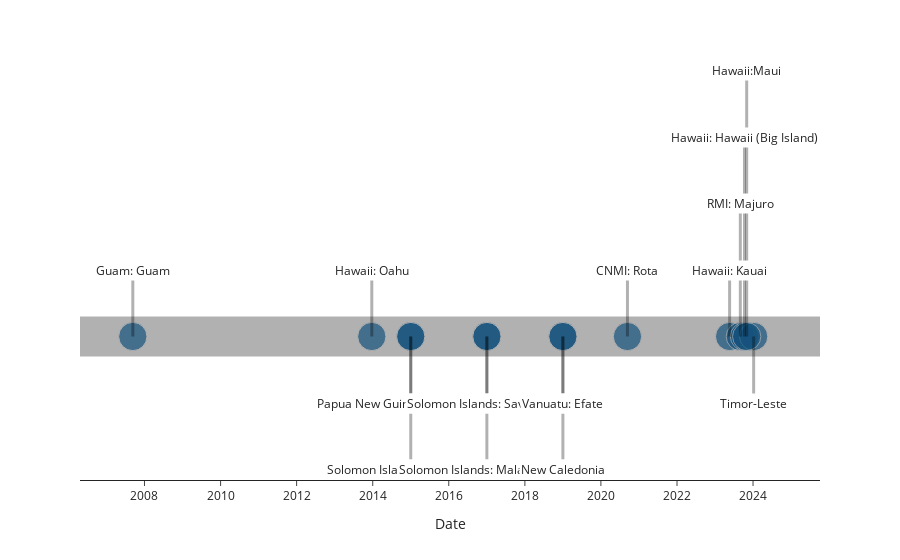

Notebook source saved alongside this figure:
### Code cell
# this is the best

fig = px.scatter(df, x='Date', y='y', size='size', template='simple_white')
fig.add_hline(y=0, line_width=40)

for i, r in df.iterrows():
    fig.add_annotation(
        x=r.Date, 
        y=r.Level / 10,
        text=r.Product,
        showarrow=False,
        bgcolor='white'
    )
    fig.add_shape(
        type="line", 
        line_width=3,  
        x0=r.Date,
        y0=0, 
        x1=r.Date, 
        y1=r.Level / 10
    )
    fig.update_yaxes(visible=False, showticklabels=False)
fig.show()

### Figure 1 — Plotly figure (JSON) as saved in the notebook; plotly's stock layout.template omitted (floating-point values rounded to 4 significant figures)
{"data": [{"hovertemplate": "Date=%{x}<br>y=%{y}<br>size=%{marker.size}<extra></extra>", "legendgroup": "", "marker": {"color": "#1F77B4", "size": [20, 20, 20, 20, 20, 20, 20, 20, 20, 20, 20, 20, 20, 20], "sizemode": "area", "sizeref": 0.05, "symbol": "circle"}, "mode": "markers", "name": "", "orientation": "v", "showlegend": false, "type": "scatter", "x": ["2007-09-11T00:00:00", "2013-12-23T00:00:00", "2015-01-01T00:00:00", "2015-01-01T00:00:00", "2017-01-01T00:00:00", "2020-09-12T00:00:00", "2017-01-01T00:00:00", "2019-01-01T00:00:00", "2019-01-01T00:00:00", "2023-05-21T00:00:00", "2023-09-01T00:00:00", "2023-10-11T00:00:00", "2024-01-07T00:00:00", "2023-11-01T00:00:00"], "xaxis": "x", "y": [0, 0, 0, 0, 0, 0, 0, 0, 0, 0, 0, 0, 0, 0], "yaxis": "y"}], "layout": {"annotations": [{"bgcolor": "white", "showarrow": false, "text": "Guam: Guam", "x": "2007-09-11T00:00:00", "y": 0.1}, {"bgcolor": "white", "showarrow": false, "text": "Hawaii: Oahu", "x": "2013-12-23T00:00:00", "y": 0.1}, {"bgcolor": "white", "showarrow": false, "text": "Papua New Guinea: Port Moresby", "x": "2015-01-01T00:00:00", "y": -0.1}, {"bgcolor": "white", "showarrow": false, "text": "Solomon Islands: Guadalcanal", "x": "2015-01-01T00:00:00", "y": -0.2}, {"bgcolor": "white", "showarrow": false, "text": "Solomon Islands: Savo Island", "x": "2017-01-01T00:00:00", "y": -0.1}, {"bgcolor": "white", "showarrow": false, "text": "CNMI: Rota", "x": "2020-09-12T00:00:00", "y": 0.1}, {"bgcolor": "white", "showarrow": false, "text": "Solomon Islands: Malaita Island", "x": "2017-01-01T00:00:00", "y": -0.2}, {"bgcolor": "white", "showarrow": false, "text": "Vanuatu: Efate", "x": "2019-01-01T00:00:00", "y": -0.1}, {"bgcolor": "white", "showarrow": false, "text": "New Caledonia", "x": "2019-01-01T00:00:00", "y": -0.2}, {"bgcolor": "white", "showarrow": false, "text": "Hawaii: Kauai", "x": "2023-05-21T00:00:00", "y": 0.1}, {"bgcolor": "white", "showarrow": false, "text": "RMI: Majuro", "x": "2023-09-01T00:00:00", "y": 0.2}, {"bgcolor": "white", "showarrow": false, "text": "Hawaii: Hawaii (Big Island)", "x": "2023-10-11T00:00:00", "y": 0.3}, {"bgcolor": "white", "showarrow": false, "text": "Timor-Leste", "x": "2024-01-07T00:00:00", "y": -0.1}, {"bgcolor": "white", "showarrow": false, "text": "Hawaii:Maui", "x": "2023-11-01T00:00:00", "y": 0.4}], "legend": {"itemsizing": "constant", "tracegroupgap": 0}, "margin": {"t": 60}, "shapes": [{"line": {"width": 40}, "type": "line", "x0": 0, "x1": 1, "xref": "x domain", "y0": 0, "y1": 0, "yref": "y"}, {"line": {"width": 3}, "type": "line", "x0": "2007-09-11T00:00:00", "x1": "2007-09-11T00:00:00", "y0": 0, "y1": 0.1}, {"line": {"width": 3}, "type": "line", "x0": "2013-12-23T00:00:00", "x1": "2013-12-23T00:00:00", "y0": 0, "y1": 0.1}, {"line": {"width": 3}, "type": "line", "x0": "2015-01-01T00:00:00", "x1": "2015-01-01T00:00:00", "y0": 0, "y1": -0.1}, {"line": {"width": 3}, "type": "line", "x0": "2015-01-01T00:00:00", "x1": "2015-01-01T00:00:00", "y0": 0, "y1": -0.2}, {"line": {"width": 3}, "type": "line", "x0": "2017-01-01T00:00:00", "x1": "2017-01-01T00:00:00", "y0": 0, "y1": -0.1}, {"line": {"width": 3}, "type": "line", "x0": "2020-09-12T00:00:00", "x1": "2020-09-12T00:00:00", "y0": 0, "y1": 0.1}, {"line": {"width": 3}, "type": "line", "x0": "2017-01-01T00:00:00", "x1": "2017-01-01T00:00:00", "y0": 0, "y1": -0.2}, {"line": {"width": 3}, "type": "line", "x0": "2019-01-01T00:00:00", "x1": "2019-01-01T00:00:00", "y0": 0, "y1": -0.1}, {"line": {"width": 3}, "type": "line", "x0": "2019-01-01T00:00:00", "x1": "2019-01-01T00:00:00", "y0": 0, "y1": -0.2}, {"line": {"width": 3}, "type": "line", "x0": "2023-05-21T00:00:00", "x1": "2023-05-21T00:00:00", "y0": 0, "y1": 0.1}, {"line": {"width": 3}, "type": "line", "x0": "2023-09-01T00:00:00", "x1": "2023-09-01T00:00:00", "y0": 0, "y1": 0.2}, {"line": {"width": 3}, "type": "line", "x0": "2023-10-11T00:00:00", "x1": "2023-10-11T00:00:00", "y0": 0, "y1": 0.3}, {"line": {"width": 3}, "type": "line", "x0": "2024-01-07T00:00:00", "x1": "2024-01-07T00:00:00", "y0": 0, "y1": -0.1}, {"line": {"width": 3}, "type": "line", "x0": "2023-11-01T00:00:00", "x1": "2023-11-01T00:00:00", "y0": 0, "y1": 0.4}], "xaxis": {"anchor": "y", "domain": [0, 1], "title": {"text": "Date"}}, "yaxis": {"anchor": "x", "domain": [0, 1], "showticklabels": false, "title": {"text": "y"}, "visible": false}}}
